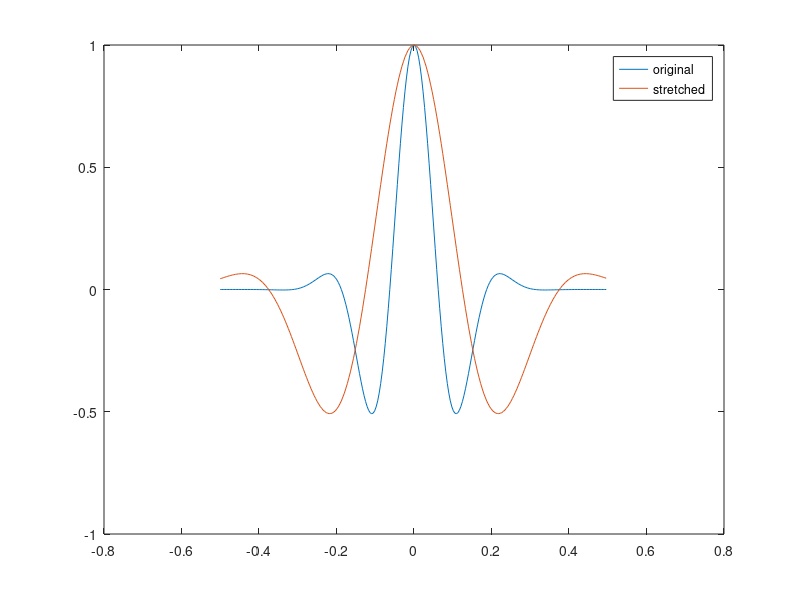
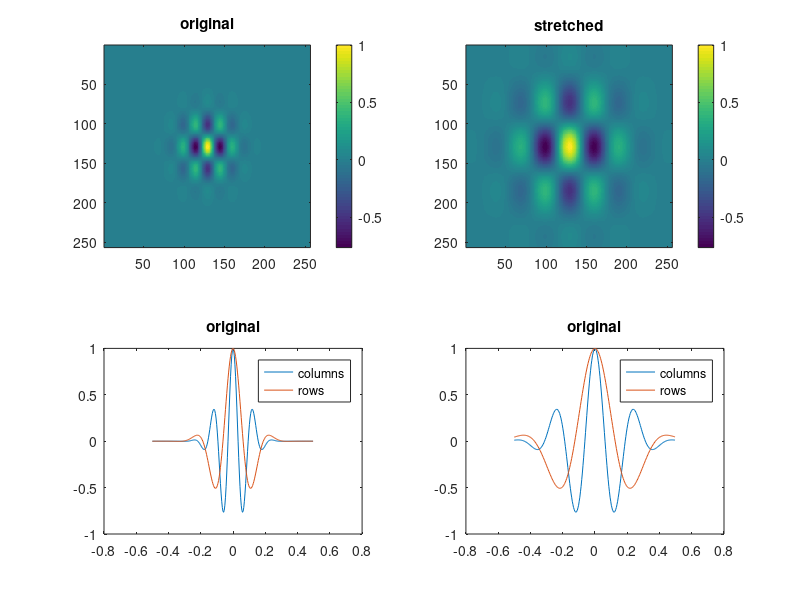

These charts were generated, in order, by the following MATLAB code:
clear
clc
% stretch amount
a = 1/2;
%% 1D
% grid stuff
ni = 256;
l = 1;
dk  = 2 * pi / l;
k  = 4 * dk;
dxi = l / ni;
xMax = l / 2;
xi  = -xMax:dxi:xMax-dxi;
xiCenterInd = ni/2+1;
nPad = max( 0, ( ni * ( l / (2*a) - 1 ) ) / 2 );
% new grid
nf = ni + 2*nPad;
xfCenterInd = nf/2+1;
lf = l / a;
dxf = lf / nf;
xf = -lf/2:dxf:lf/2-dxf;
% create function
sigma = l / 10;
f = exp( - xi .^ 2 ./ ( 2 * sigma ^ 2 ) ) .* cos( k * xi );
fPad = zeros( 1, nf );
fPad( 1+nPad:nPad + ni ) = f;
% linear interp
fMap = interp1( xf, fPad, xi );
fMap( isnan( fMap ) ) = 0;
% plot
figure()
plot(xi,f);
hold all
plot(xi,fMap);
legend('original', 'stretched')
%
%% 2D
% grid stuff
k1  = 4 * dk;
k2  = 8 * dk;
[xi2Mesh, xi1Mesh] = meshgrid( xi, xi );
% new grid
[xf2Mesh, xf1Mesh] = meshgrid( xf, xf );
% create function
sigma1 = l / 10;
sigma2 = l / 12;
f = exp( -xi1Mesh .^ 2 ./ ( 2 * sigma1 ^ 2 ) - xi2Mesh .^ 2 ./ ( 2 * sigma2 ^ 2 ) ) .* ...
  cos( k1 * xi1Mesh ) .* cos( k2 * xi2Mesh );
fPad = zeros( nf, nf );
fPad( 1+nPad:nPad + ni, 1+nPad:nPad + ni ) = f;
% linear interp
fMap = interp2( xf2Mesh, xf1Mesh, fPad, xi2Mesh, xi1Mesh );
fMap( isnan( fMap ) ) = 0;
% plot
figure()
subplot(2,2,1)
imagesc(f);
colorbar
title('original');
subplot(2,2,2)
imagesc(fMap);
colorbar
title('stretched');
subplot(2,2,3)
plot(xi, f(xiCenterInd,:), xi, f(:,xiCenterInd) )
legend('columns','rows','location','best')
title('original')
subplot(2,2,4)
plot(xi, fMap(xiCenterInd,:), xi, fMap(:,xiCenterInd) )
title('original')
legend('columns','rows','location','best')
